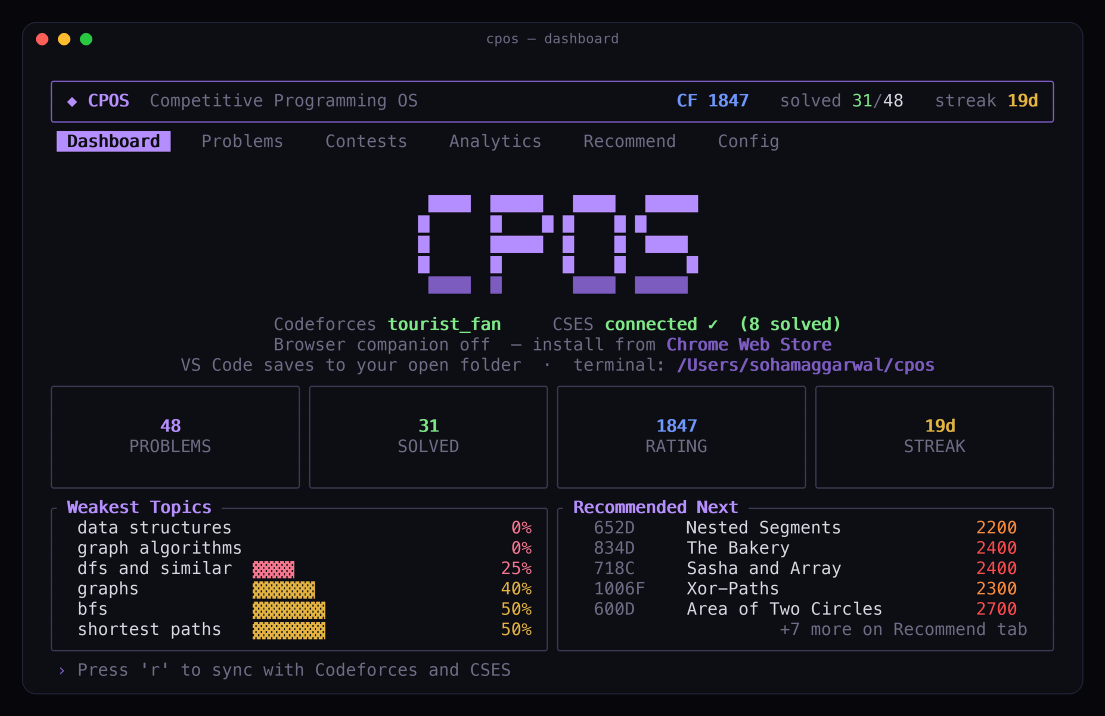
#> input picture docs/dashboard.png, 2210 x 1432 px, found by its file name (shown at 1/2 size); its folder holds 4 pictures in this run
$ python optimize_screens.py
#> lines starting #> are read from the running program, lines starting #| are printed output that depends on the picture
#!/usr/bin/env python3
"""Build web-optimized screenshots for the landing page.

Usage:
    python3 tools/optimize_screens.py
"""
import os

from PIL import Image

SCREENS = ["dashboard", "problems", "contests", "analytics", "recommend"]
SRC_DIR = "docs"
OUT_DIR = "docs/img"
DISPLAY_W = 1105


def main():
    os.makedirs(OUT_DIR, exist_ok=True)
    for name in SCREENS:
        src = f"{SRC_DIR}/{name}.png"
        im = Image.open(src)
#> im is the input picture: PIL image 2210x1432 RGB; mean R, G, B 20.6, 19.4, 28.2
        h = int(im.height * DISPLAY_W / im.width)
#> h = 716
        out = im.resize((DISPLAY_W, h), Image.LANCZOS)
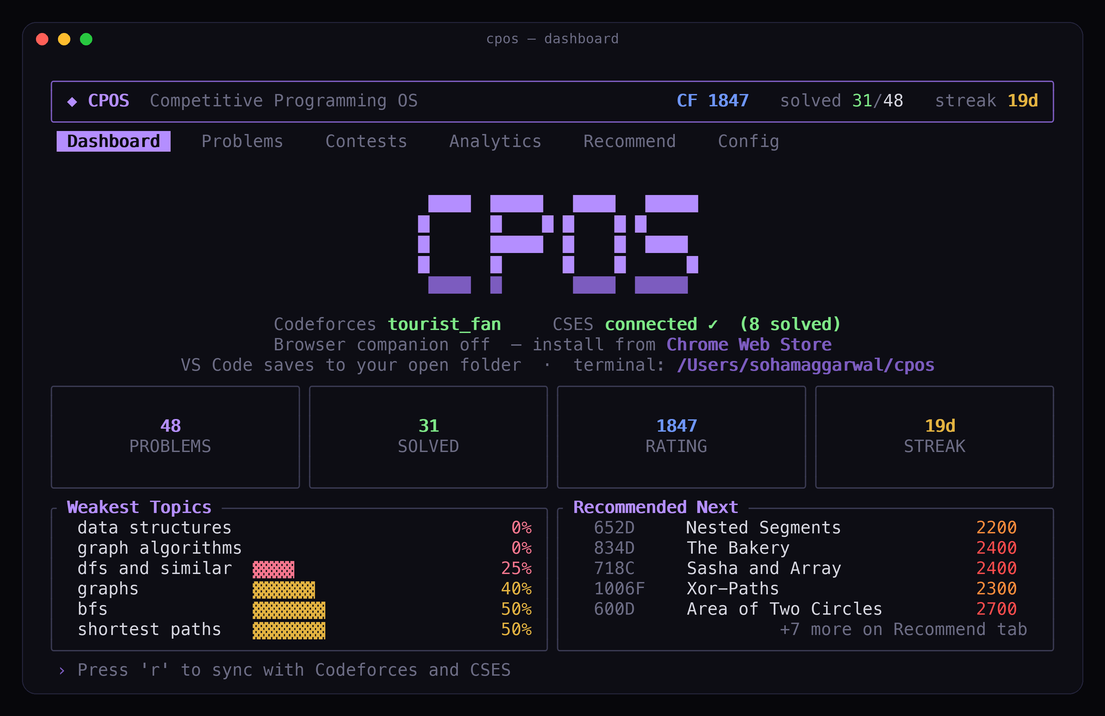
#> out: PIL image 1105x716 RGB; mean R, G, B 20.6, 19.4, 28.1

        webp_path = f"{OUT_DIR}/{name}.webp"
        png_path = f"{OUT_DIR}/{name}.png"
        out.save(webp_path, "WEBP", quality=80, method=6)
        out.save(png_path, "PNG", optimize=True)

        webp_kb = os.path.getsize(webp_path) // 1024
        png_kb = os.path.getsize(png_path) // 1024
        print(f"{name}: webp {webp_kb}K, png {png_kb}K")


if __name__ == "__main__":
#> (the run stopped early here; a loop or call above may not have finished)
